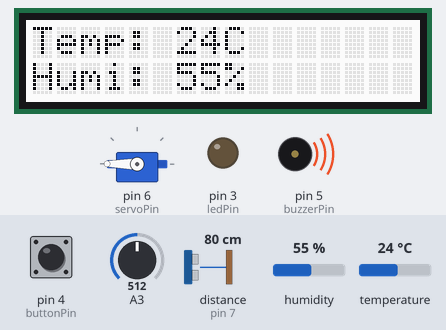
This sketch was run on a simulated Arduino Uno, built with avr-gcc and run on an emulated ATmega328P. Parts: 16×2 character LCD, servo, output pins drawn as LEDs (lit = HIGH), buzzer (waves = sounding). The test bench sets the inputs (shaded band); at power-on: pin 4 (buttonPin) HIGH, humidity 55 %, temperature 24 °C, A3 = 512, distance to the obstacle (sensor on pin 7) 80 cm.

Above: at 1.3 s.
1.4 s: pin 4 (buttonPin) pulled LOW for 0.15 s
At 1.59 s:
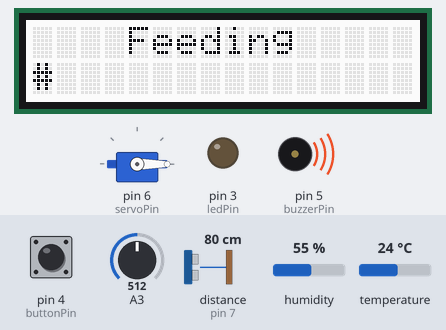
2.1 s: humidity set to 22 %
At 3.0 s:
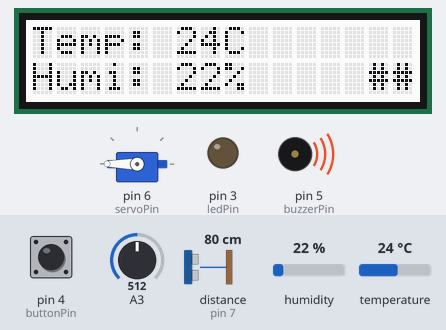
3.8 s: temperature set to 12 °C
At 6.2 s:
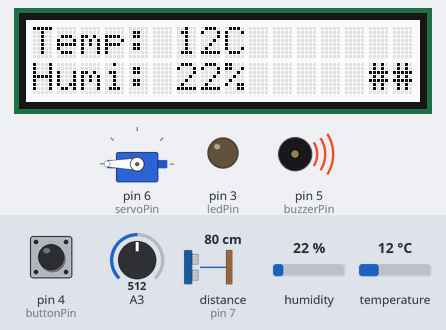
7.1 s: humidity set to 40 %
At 9.2 s:
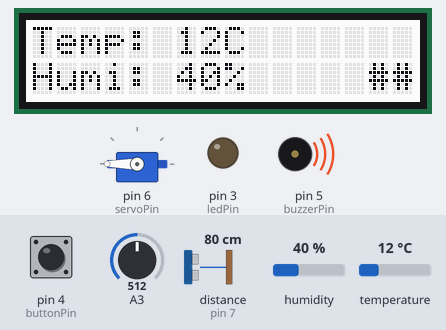
10.1 s: temperature set to 19 °C
At 12.2 s:
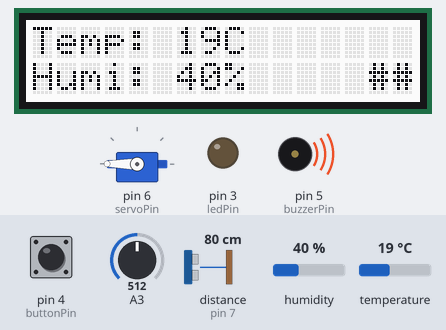
Timing chart, 0 to 13.7 s (numbered marks = the images above; inputs shaded):
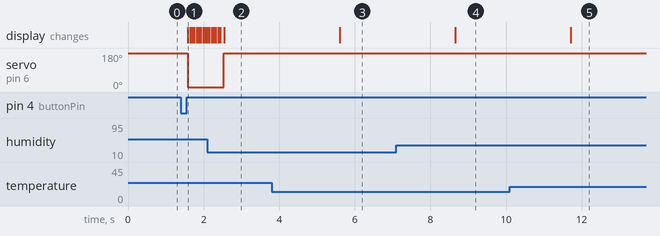

Measured:
- after the input at 1.4 s, servo on pin 6 (servoPin): 180° → 0° after 0.19 s; the display: changes after 0.19 s (image 1)
- after the input at 3.8 s, the display: changes after 1.8 s (image 3)
- after the input at 7.1 s, the display: changes after 1.6 s (image 4)
- after the input at 10.1 s, the display: changes after 1.6 s (image 5)

The sketch:

IOT_Coursework_script.ino
```cpp
#include <Wire.h>
#include <Servo.h>
#include "millisDelay.h"
#include "rgb_lcd.h"
#include "Ultrasonic.h"
#include "DHT.h"

// operational constants
const int log_delay = 60000;
const int dispense_time = 900;
const int button_off_time = 2000;
const int update_dht_time = 3000;
const int led_flash_time = 500;
const int dispense_delay = 30000; // 30 seconds for demonstration
const int buzzer_intensity = 2;
const int light_cutoff = 75;


// pins
const int ledPin = 3;         // for displaying is empty LED pin, D3
const int buttonPin = 4;      // for feeding and turning off, D4
const int dhtPin = 8;         // for checking temp and humi
const int servoPin = 6;       // for dispensing
const int ultrasonicPin = 7;  // for checking for pet
const int buzzerPin = 5;      //

const int lcdPin = 12;      // for displaying

// button results
const int BUTTON_NONE = 0;
const int BUTTON_DOWN = 1;
const int BUTTON_UP = 2;
const int BUTTON_HELD = 3;

// component handles
rgb_lcd lcd;                          // lcd panel handle
DHT dht = DHT(dhtPin, DHT11);         // temp humi/sensor handle
Servo servo;                          // servo handle
Ultrasonic ultrasonic(ultrasonicPin); // ultrasonic handle

// runtime vars
millisDelay buttonDelay;    // delay before turning off device
millisDelay dhtDelay;       // delay before updating temp humi
millisDelay buzzerDelay;    // the delay of buzzer
millisDelay dispenseDelay;  // the delay before feeding is allowed
millisDelay logDelay;       // the delay before variables are sent to the cloud
bool isButtonPressed = false; // the state of the button
bool buzzerState = false;     // the state of the buzzer

// sensor variables
int fullness;
int humidity;
int temperature;
int dispensed;

int buttonPress() {
  int buttonState = digitalRead(buttonPin);
  //Serial.println(buttonState);

  // button pressed
  if(buttonState == LOW) {

    // if first time button pressed
    if (!isButtonPressed) {
      isButtonPressed = true;
      buttonDelay.start(button_off_time);

      // button down delay timer started
      return BUTTON_DOWN;
    }

    // if button being held
    else if (buttonDelay.justFinished()) {
      isButtonPressed = false;

      // button is being held and timer is up
      return BUTTON_HELD;
    }
    else {

      // currently being held but timer is not up
      return BUTTON_NONE;
    }


  // button not currently pressed, but button
  } else if (isButtonPressed) {
      isButtonPressed = false;
      buttonDelay.finish();

      // button held but timer not up
      return BUTTON_UP;
  } else {

    // button not pressed and not held not pressed last check
    return BUTTON_NONE;
  }
}

// if feeder empty
bool feederEmpty() {
  // light sensor at bottom of feeder bright
  fullness = analogRead(A3);
  //Serial.println(light);
  return fullness > light_cutoff;
}

void updateBuzzer(bool empty) {
  if (empty) {
    if (buzzerDelay.justFinished()) {
      if (buzzerState == true)
      {
        analogWrite(buzzerPin, 0);
        buzzerDelay.start(800);
      }
      else {
        analogWrite(buzzerPin, buzzer_intensity);
        buzzerDelay.start(200);
      }
      buzzerState = !buzzerState;
    }
  }
  else {
    analogWrite(buzzerPin, 0);
    buzzerState = false;
  }
}

void updateScreen() {
  if (dhtDelay.justFinished()) {
    displayTempHum();
    dhtDelay.start(update_dht_time);
  }
}

void updateLog() {
  if (logDelay.justFinished()) {
    Serial.print("{ 'fullness' : ");
    Serial.print(fullness);
    Serial.print(", 'temperature' : ");
    Serial.print(temperature);
    Serial.print(", 'humidity' : ");
    Serial.print(humidity);
    Serial.print(", 'dispensed' : ");
    Serial.print(dispensed);
    Serial.println(" }");

    dispensed = 0;
    logDelay.restart();
  }
}

bool petDetected() {
  // get distance in front of feeder
  int dist = ultrasonic.MeasureInCentimeters();
  //Serial.println(dist);
  // if less than 20cm the sensor returns 0
  return dist == 0;
}

bool dispenseAllowed() {
  // if wait has finished, more food is allowed
  return dispenseDelay.justFinished();
}

// dispenses food
void dispense() {
  // clear screen
  lcd.setCursor(0,0);
  lcd.print("    Feeding     ");
  lcd.setCursor(0,1);
  lcd.print("                ");

  // spin servo
  servo.write(0);

  // progressively add loading bar
  lcd.setCursor(0,1);
  for (int i = 0; i < 16; i++)
  {
    lcd.print("#");
    delay(dispense_time / 16);
  }

  // spin servo back
  servo.write(180);

  // setup lcd display
  displayTempHum();
  dhtDelay.start(update_dht_time);

  // start delay
  dispenseDelay.start(dispense_delay);

  dispensed++;
}

// display on lcd time remaining in seconds
void displayWaitTime() {
  int time_left = dispenseDelay.remaining() / 1000;
  lcd.setCursor(0,0);
  lcd.print("       ");
  lcd.print(time_left);
  lcd.print("       ");
  lcd.setCursor(0,1);
  lcd.print("                ");
  delay(500);

  Serial.println("reached");
}

// display the temperature and humidity
void displayTempHum() {
  // get temperature and humidity
  temperature = dht.readTemperature();
  humidity = dht.readHumidity();

  // print temperature line 1
  lcd.setCursor(0,0);
  lcd.print("Temp: ");
  lcd.print(temperature);
  lcd.print("C     ");

  // print humidity line 2
  lcd.setCursor(0,1);
  lcd.print("Humi: ");
  lcd.print(humidity);
  lcd.print("%     ");
}

void turnOff() {
  buzzerDelay.finish();
  exit(0);
}

void setup() {
  pinMode(buttonPin, INPUT);
  pinMode(ledPin, OUTPUT);
  pinMode(buzzerPin, OUTPUT);

  // initiate handles
  lcd.begin(16, 2);
  servo.attach(servoPin);
  servo.write(180);

  // start up variables
  analogWrite(buzzerPin, 20);

  // set all start delays to 1 so time has elapsed when next check
  dhtDelay.start(1);
  buzzerDelay.start(1);
  buzzerDelay.start(1);
  dispenseDelay.start(1);
  logDelay.start(1);

  // display starting screen
  displayTempHum();

  dispensed = 0;
}

void loop() {
  updateScreen();

  bool empty = feederEmpty();

  // if empty buzz
  updateBuzzer(empty);

  // get button press
  switch (buttonPress()) {
    case BUTTON_HELD:
      turnOff();
      break;

    case BUTTON_UP: // button pressed but not held for delay
      dispense();
      break;
  }

  if (petDetected()) {
    if (!empty) {
      if (dispenseAllowed()) {
        dispense();
      } else {
        displayWaitTime();
      }
    }
  }
}
  
```
